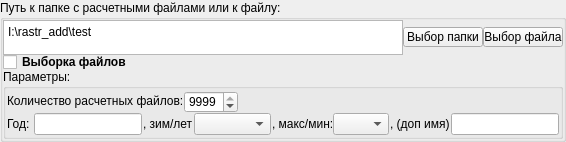
           <widget class="QGroupBox" name="gb_initial_models">
            <property name="sizePolicy">
             <sizepolicy hsizetype="Preferred" vsizetype="Fixed">
              <horstretch>0</horstretch>
              <verstretch>0</verstretch>
             </sizepolicy>
            </property>
            <property name="minimumSize">
             <size>
              <width>100</width>
              <height>0</height>
             </size>
            </property>
            <property name="maximumSize">
             <size>
              <width>16777215</width>
              <height>180</height>
             </size>
            </property>
            <property name="font">
             <font>
              <weight>50</weight>
              <bold>false</bold>
             </font>
            </property>
            <property name="title">
             <string>Путь к папке с расчетными файлами или к файлу:</string>
            </property>
            <property name="flat">
             <bool>false</bool>
            </property>
            <property name="checkable">
             <bool>false</bool>
            </property>
            <property name="checked">
             <bool>false</bool>
            </property>
            <layout class="QVBoxLayout" name="verticalLayout_12">
             <property name="spacing">
              <number>0</number>
             </property>
             <property name="leftMargin">
              <number>0</number>
             </property>
             <property name="topMargin">
              <number>0</number>
             </property>
             <property name="rightMargin">
              <number>0</number>
             </property>
             <property name="bottomMargin">
              <number>0</number>
             </property>
             <item>
              <layout class="QHBoxLayout" name="horizontalLayout_3">
               <item>
                <widget class="QPlainTextEdit" name="te_path_initial_models">
                 <property name="enabled">
                  <bool>true</bool>
                 </property>
                 <property name="sizePolicy">
                  <sizepolicy hsizetype="Expanding" vsizetype="Expanding">
                   <horstretch>0</horstretch>
                   <verstretch>0</verstretch>
                  </sizepolicy>
                 </property>
                 <property name="minimumSize">
                  <size>
                   <width>300</width>
                   <height>22</height>
                  </size>
                 </property>
                 <property name="maximumSize">
                  <size>
                   <width>10000</width>
                   <height>35</height>
                  </size>
                 </property>
                 <property name="baseSize">
                  <size>
                   <width>0</width>
                   <height>35</height>
                  </size>
                 </property>
                 <property name="plainText">
                  <string>I:\rastr_add\test</string>
                 </property>
                </widget>
               </item>
               <item>
                <widget class="QPushButton" name="b_choice_path_folder">
                 <property name="maximumSize">
                  <size>
                   <width>80</width>
                   <height>20</height>
                  </size>
                 </property>
                 <property name="text">
                  <string>Выбор папки</string>
                 </property>
                </widget>
               </item>
               <item>
                <widget class="QPushButton" name="b_choice_path_file">
                 <property name="maximumSize">
                  <size>
                   <width>80</width>
                   <height>20</height>
                  </size>
                 </property>
                 <property name="text">
                  <string>Выбор файла</string>
                 </property>
                </widget>
               </item>
              </layout>
             </item>
             <item>
              <widget class="QCheckBox" name="cb_filter">
               <property name="maximumSize">
                <size>
                 <width>16777215</width>
                 <height>14</height>
                </size>
               </property>
               <property name="font">
                <font>
                 <weight>75</weight>
                 <bold>true</bold>
                </font>
               </property>
               <property name="text">
                <string>Выборка файлов</string>
               </property>
               <property name="checked">
                <bool>false</bool>
               </property>
              </widget>
             </item>
             <item>
              <widget class="QGroupBox" name="gb_filter">
               <property name="minimumSize">
                <size>
                 <width>1</width>
                 <height>60</height>
                </size>
               </property>
               <property name="maximumSize">
                <size>
                 <width>16777215</width>
                 <height>70</height>
                </size>
               </property>
               <property name="title">
                <string>Параметры:</string>
               </property>
               <layout class="QVBoxLayout" name="verticalLayout_10">
                <property name="spacing">
                 <number>1</number>
                </property>
                <property name="sizeConstraint">
                 <enum>QLayout::SetNoConstraint</enum>
                </property>
                <property name="leftMargin">
                 <number>1</number>
                </property>
                <property name="topMargin">
                 <number>1</number>
                </property>
                <property name="rightMargin">
                 <number>1</number>
                </property>
                <property name="bottomMargin">
                 <number>1</number>
                </property>
                <item>
                 <layout class="QHBoxLayout" name="horizontalLayout_23">
                  <property name="spacing">
                   <number>0</number>
                  </property>
                  <property name="sizeConstraint">
                   <enum>QLayout::SetMinimumSize</enum>
                  </property>
                  <item>
                   <widget class="QLabel" name="label_27">
                    <property name="maximumSize">
                     <size>
                      <width>16777215</width>
                      <height>20</height>
                     </size>
                    </property>
                    <property name="text">
                     <string>Количество расчетных файлов:</string>
                    </property>
                   </widget>
                  </item>
                  <item>
                   <widget class="QSpinBox" name="sb_count_file">
                    <property name="minimumSize">
                     <size>
                      <width>0</width>
                      <height>22</height>
                     </size>
                    </property>
                    <property name="maximumSize">
                     <size>
                      <width>100</width>
                      <height>20</height>
                     </size>
                    </property>
                    <property name="maximum">
                     <number>9999</number>
                    </property>
                    <property name="value">
                     <number>9999</number>
                    </property>
                   </widget>
                  </item>
                  <item>
                   <spacer name="horizontalSpacer_7">
                    <property name="orientation">
                     <enum>Qt::Horizontal</enum>
                    </property>
                    <property name="sizeHint" stdset="0">
                     <size>
                      <width>40</width>
                      <height>20</height>
                     </size>
                    </property>
                   </spacer>
                  </item>
                 </layout>
                </item>
                <item>
                 <layout class="QHBoxLayout" name="horizontalLayout_5">
                  <item>
                   <widget class="QLabel" name="label_3">
                    <property name="minimumSize">
                     <size>
                      <width>26</width>
                      <height>22</height>
                     </size>
                    </property>
                    <property name="maximumSize">
                     <size>
                      <width>30</width>
                      <height>22</height>
                     </size>
                    </property>
                    <property name="text">
                     <string>Год:</string>
                    </property>
                   </widget>
                  </item>
                  <item>
                   <widget class="QLineEdit" name="le_condition_file_years">
                    <property name="minimumSize">
                     <size>
                      <width>0</width>
                      <height>22</height>
                     </size>
                    </property>
                    <property name="maximumSize">
                     <size>
                      <width>200</width>
                      <height>22</height>
                     </size>
                    </property>
                    <property name="text">
                     <string/>
                    </property>
                   </widget>
                  </item>
                  <item>
                   <widget class="QLabel" name="label_4">
                    <property name="minimumSize">
                     <size>
                      <width>50</width>
                      <height>22</height>
                     </size>
                    </property>
                    <property name="maximumSize">
                     <size>
                      <width>30</width>
                      <height>22</height>
                     </size>
                    </property>
                    <property name="text">
                     <string>, зим/лет:</string>
                    </property>
                   </widget>
                  </item>
                  <item>
                   <widget class="QComboBox" name="le_condition_file_season">
                    <property name="minimumSize">
                     <size>
                      <width>0</width>
                      <height>22</height>
                     </size>
                    </property>
                    <property name="maximumSize">
                     <size>
                      <width>16777215</width>
                      <height>22</height>
                     </size>
                    </property>
                    <item>
                     <property name="text">
                      <string/>
                     </property>
                    </item>
                    <item>
                     <property name="text">
                      <string>зим</string>
                     </property>
                    </item>
                    <item>
                     <property name="text">
                      <string>лет</string>
                     </property>
                    </item>
                    <item>
                     <property name="text">
                      <string>паводок</string>
                     </property>
                    </item>
                   </widget>
                  </item>
                  <item>
                   <widget class="QLabel" name="label_5">
                    <property name="minimumSize">
                     <size>
                      <width>60</width>
                      <height>22</height>
                     </size>
                    </property>
                    <property name="maximumSize">
                     <size>
                      <width>30</width>
                      <height>22</height>
                     </size>
                    </property>
                    <property name="text">
                     <string>, макс/мин:</string>
                    </property>
                   </widget>
                  </item>
                  <item>
                   <widget class="QComboBox" name="le_condition_file_max_min">
                    <property name="minimumSize">
                     <size>
                      <width>0</width>
                      <height>22</height>
                     </size>
                    </property>
                    <property name="maximumSize">
                     <size>
                      <width>16777215</width>
                      <height>22</height>
                     </size>
                    </property>
                    <item>
                     <property name="text">
                      <string/>
                     </property>
                    </item>
                    <item>
                     <property name="text">
                      <string>макс</string>
                     </property>
                    </item>
                    <item>
                     <property name="text">
                      <string>мин</string>
                     </property>
                    </item>
                   </widget>
                  </item>
                  <item>
                   <widget class="QLabel" name="label_6">
                    <property name="minimumSize">
                     <size>
                      <width>60</width>
                      <height>22</height>
                     </size>
                    </property>
                    <property name="maximumSize">
                     <size>
                      <width>30</width>
                      <height>22</height>
                     </size>
                    </property>
                    <property name="text">
                     <string>, (доп имя):</string>
                    </property>
                   </widget>
                  </item>
                  <item>
                   <widget class="QLineEdit" name="le_condition_file_add_name">
                    <property name="minimumSize">
                     <size>
                      <width>0</width>
                      <height>22</height>
                     </size>
                    </property>
                    <property name="maximumSize">
                     <size>
                      <width>16777215</width>
                      <height>22</height>
                     </size>
                    </property>
                    <property name="text">
                     <string/>
                    </property>
                   </widget>
                  </item>
                 </layout>
                </item>
               </layout>
              </widget>
             </item>
            </layout>
           </widget>
